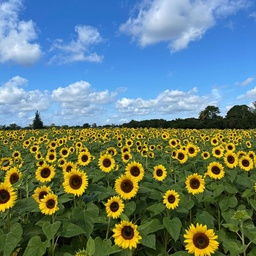
#> input picture images/the_berry_farms_sunflower_field.jpeg, 256 x 256 px, shrunk from 1440 x 1440 before the run, found by its file name
$ jupyter execute 'blob detection.ipynb'
#> lines starting #> are read from the running program, lines starting #| are printed output that depends on the picture
[cell 1]
import cv2
from pylab import *
import numpy as np
import matplotlib.pyplot as plt
img = cv2.imread("images\\the_berry_farms_sunflower_field.jpeg",0) #gray scale conversion
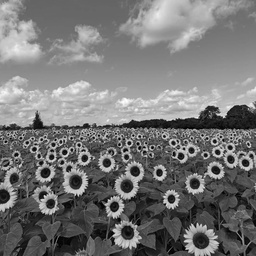
#> img: shape (256, 256); min 0, max 254, mean 117.2
from scipy import ndimage
from scipy.ndimage import filters
from scipy import spatial
k = 1.414
sigma = 1.0
img = img/255.0  #image normalization

[cell 2]
def LoG(sigma):
    #window size
    n = np.ceil(sigma*6)
    y,x = np.ogrid[-n//2:n//2+1,-n//2:n//2+1]
    y_filter = np.exp(-(y*y/(2.*sigma*sigma)))
    x_filter = np.exp(-(x*x/(2.*sigma*sigma)))
    final_filter = (-(2*sigma**2) + (x*x + y*y) ) *  (x_filter*y_filter) * (1/(2*np.pi*sigma**4))
    return final_filter

[cell 3]
def LoG_convolve(img):
    log_images = [] #to store responses
    for i in range(0,9):
        y = np.power(k,i)
        sigma_1 = sigma*y #sigma
        filter_log = LoG(sigma_1) #filter generation
        image = cv2.filter2D(img,-1,filter_log) # convolving image
        image = np.pad(image,((1,1),(1,1)),'constant') #padding
        image = np.square(image) # squaring the response
        log_images.append(image)
#> this loop made 9 passes
#> pass 1, in LoG_convolve, `image = cv2.filter2D(img,-1,filter_log)`:
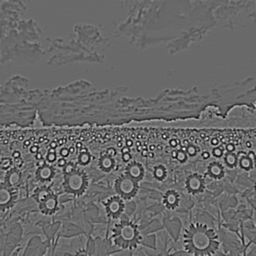
#> image: shape (256, 256) float64; min -0.29, max 0.399, mean -0.00374; drawn with min black and max white
#> pass 1, in LoG_convolve, `image = np.pad(image,((1,1),(1,1)),'constant')`:
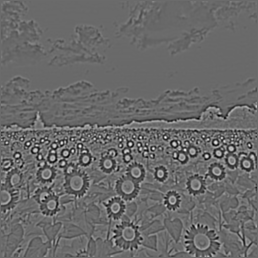
#> image: shape (258, 258) float64; min -0.29, max 0.399, mean -0.00369; drawn with min black and max white
#> pass 1, in LoG_convolve, `image = np.square(image)`:
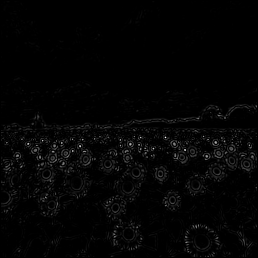
#> image: shape (258, 258) float64; min 0, max 0.159, mean 0.00282; drawn with min black and max white
#> pass 2, in LoG_convolve, `image = cv2.filter2D(img,-1,filter_log)`:
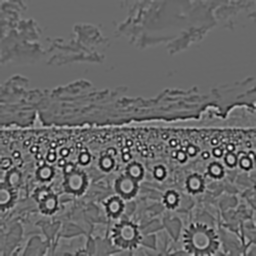
#> image: shape (256, 256) float64; min -0.281, max 0.38, mean -0.00682; drawn with min black and max white
#> after the loop, log_images = 9 items
    log_image_np = np.array([i for i in log_images]) # storing the #in numpy array
    return log_image_np
log_image_np = LoG_convolve(img)
print(log_image_np.shape)
#| (9, 258, 258)

[cell 4]
def detect_blob(log_image_np):
    co_ordinates = [] #to store co ordinates
    (h,w) = img.shape
#> h = 256; w = 256
    for i in range(1,h):
        for j in range(1,w):
            slice_img = log_image_np[:,i-1:i+2,j-1:j+2] #9*3*3 slice
            result = np.amax(slice_img) #finding maximum
            if result >= 0.05: #threshold
                z,x,y = np.unravel_index(slice_img.argmax(),slice_img.shape)
                co_ordinates.append((i+x-1,j+y-1,k**z*sigma)) #finding co-rdinates
#> after the loop, co_ordinates = 4416 items, first 6: (105, 256, 1.41), (106, 256, 1), (107, 225, 5.65), (107, 225, 5.65), (107, 225, 5.65), (106, 256, 1)
    return co_ordinates
co_ordinates = list(set(detect_blob(log_image_np)))
#> co_ordinates = 1452 items, first 6: (207, 116, 2.83), (159, 127, 1.41), (236, 115, 1), (238, 200, 5.65), (158, 177, 1), (167, 242, 1.41)

[cell 5]
fig, ax = plt.subplots()
nh,nw = img.shape
#> nh = 256; nw = 256
count = 0


ax.imshow(img, interpolation='nearest',cmap="gray")
for blob in co_ordinates:
    y,x,r = blob
    c = plt.Circle((x, y), r*1.414, color='red', linewidth=1.5, fill=False)
    ax.add_patch(c)
#> this loop made 1452 passes
ax.plot()
plt.show()
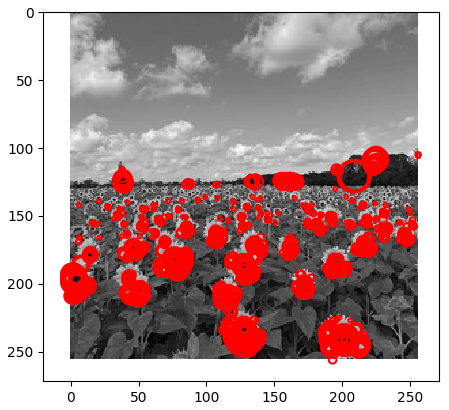
#> figure drawn by matplotlib, 1 panel

[cell 6]
import math

def is_overlapping(blob1, blob2, threshold=0.5):
    """Check if two blobs overlap based on their distance and radius."""
    x1, y1, r1 = blob1
    x2, y2, r2 = blob2
    distance = math.sqrt((x1 - x2)**2 + (y1 - y2)**2)
    return distance < (r1 + r2) * threshold

def remove_overlapping_blobs(co_ordinates, overlap_threshold=0.5):
    """Remove blobs that overlap, keeping only the larger blob."""
#> called with overlap_threshold = 0.5
    non_overlapping_blobs = []
    co_ordinates.sort(key=lambda b: b[2], reverse=True)  # Sort by radius in descending order

    while co_ordinates:
        current_blob = co_ordinates.pop(0)
        non_overlapping_blobs.append(current_blob)
        co_ordinates = [b for b in co_ordinates if not is_overlapping(current_blob, b, overlap_threshold)]
#> this loop made 383 passes

    return non_overlapping_blobs

# Remove overlapping blobs
filtered_blobs = remove_overlapping_blobs(co_ordinates)

# Re-plotting the blobs without overlap
fig, ax = plt.subplots()
nh, nw = img.shape

ax.imshow(img, interpolation='nearest', cmap="gray")
for blob in filtered_blobs:
    y, x, r = blob
    c = plt.Circle((x, y), r * 1.414, color='red', linewidth=1.5, fill=False)
    ax.add_patch(c)
#> this loop made 383 passes
#> blob on passes 1 to 3: (121, 208, 7.99), (238, 200, 5.65), (109, 223, 5.65)
ax.plot()
plt.show()
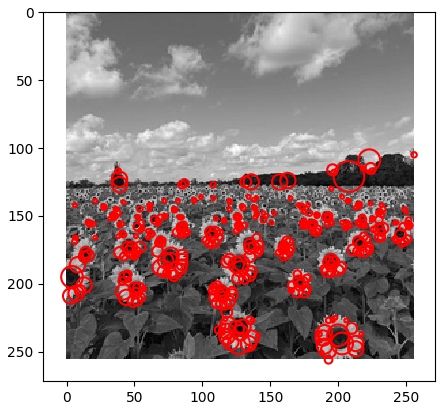
#> figure drawn by matplotlib, 1 panel

$ run again, with images/005.jpg copied over images/the_berry_farms_sunflower_field.jpeg
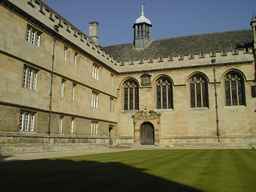
#> input picture images/005.jpg, 256 x 192 px, shrunk from 1024 x 768 before the run, found by its file name
#> the loop in LoG_convolve, `for i in range(0,9):` made 9 passes
#> pass 2, in LoG_convolve, `image = cv2.filter2D(img,-1,filter_log)`:
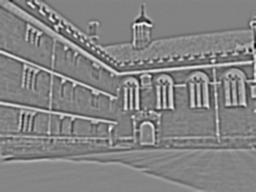
#> image: shape (192, 256) float64; min -0.276, max 0.248, mean -0.00623; drawn with min black and max white
#> after the loop in LoG_convolve, `for i in range(0,9):`: log_images = 9 items
#| (9, 194, 258)
#> after the loop in detect_blob, `for i in range(1,h):`: co_ordinates = 245 items, first 6: (7, 34, 1), (7, 34, 1), (7, 34, 1), (7, 34, 1), (7, 34, 1), (7, 34, 1)
#> `co_ordinates = list(set(detect_blob(log_image_np)))`: co_ordinates = 49 items, first 6: (48, 256, 1), (47, 256, 1.41), (21, 54, 1), (25, 147, 1.41), (31, 68, 1), (19, 143, 2.83)
#> the loop `for blob in co_ordinates:` made 49 passes
#> `plt.show()`:
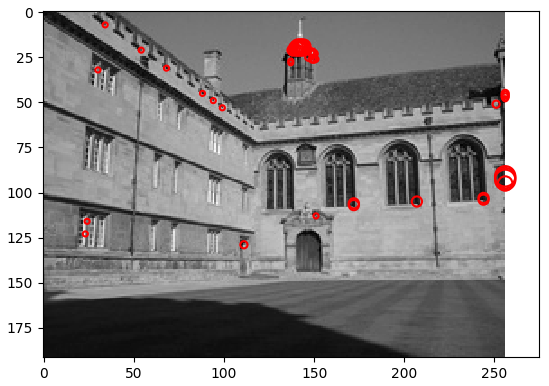
#> figure drawn by matplotlib, 1 panel
#> the loop in remove_overlapping_blobs, `while co_ordinates:` made 29 passes
#> the loop `for blob in filtered_blobs:` made 29 passes
#> blob on passes 1 to 8: (91, 256, 4), (19, 143, 2.83), (20, 140, 2.83), (95, 256, 2.83), (107, 172, 2), (105, 207, 2), (103, 244, 2), (47, 256, 1.41)
